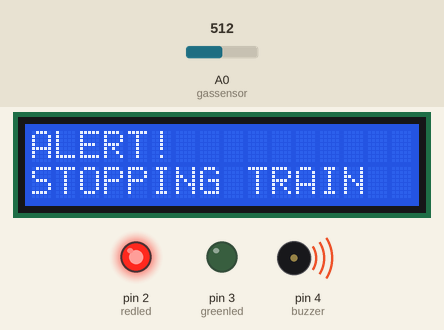
The sketch below on a simulated Arduino Uno, built with avr-gcc and run on an emulated ATmega328P. Shown: 16×2 character LCD, output pins drawn as LEDs (lit = HIGH), buzzer (waves = sounding). Inputs (shaded band) come from the test bench; at power-on: A0 (gassensor) = 512. What the sketch prints to the serial monitor is not drawn.

Above: at 1.2 s.
1.3 s: A0 (gassensor) set to 490
At 2.5 s:
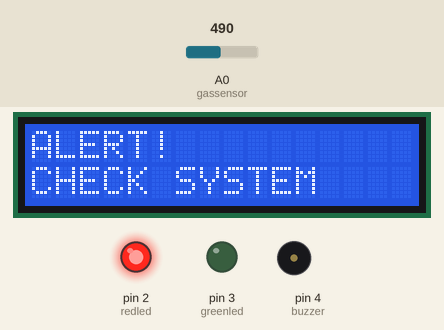
5.4 s: A0 (gassensor) set to 368
7.5 s: A0 (gassensor) set to 342
At 9.3 s:
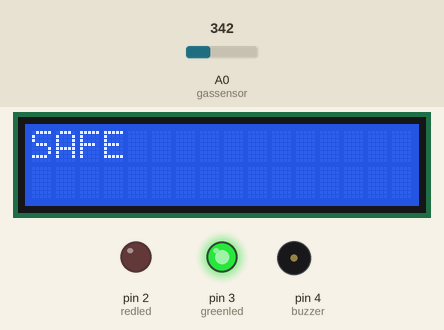
9.6 s: A0 (gassensor) set to 510
At 11.2 s:
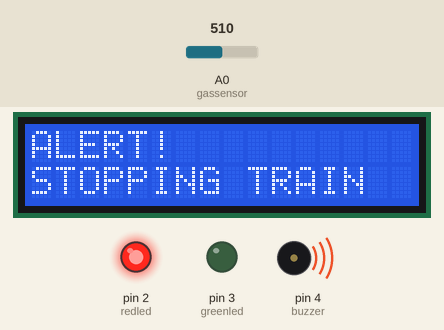
11.6 s: A0 (gassensor) set to 306
At 13.1 s:
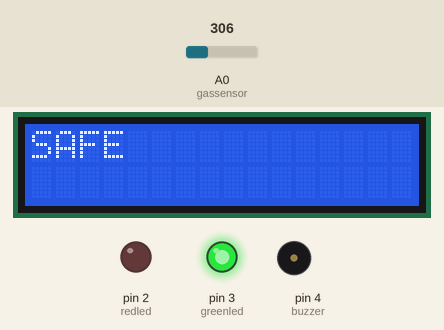
Timing chart, 0 to 14.6 s (numbered marks = the images above; inputs shaded):
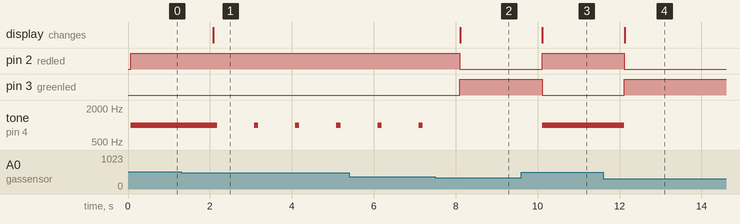

Measured:
- the behaviour switches between 501 and 500 on A0 (gassensor) (found by bisection; images 0 and 1)
- the behaviour switches between 351 and 350 on A0 (gassensor) (found by bisection; images 1 and 2)
- after the input at 1.3 s, tone on pin 4 (buzzer): alternates 1000 Hz for 0.10 s and silent for 0.91 s, starting after 0.87 s; the display: changes after 0.78 s (image 1)
- after the input at 7.5 s, pin 2 (redled): HIGH → LOW after 0.60 s; pin 3 (greenled): LOW → HIGH after 0.60 s; tone on pin 4 (buzzer): stops changing and stays silent; the display: changes after 0.61 s (image 2)
- after the input at 9.6 s, pin 2 (redled): LOW → HIGH after 0.51 s; pin 3 (greenled): HIGH → LOW after 0.51 s; tone on pin 4 (buzzer): silent → 1000 Hz after 0.51 s; the display: changes after 0.51 s (image 3)
- after the input at 11.6 s, pin 2 (redled): HIGH → LOW after 0.52 s; pin 3 (greenled): LOW → HIGH after 0.52 s; tone on pin 4 (buzzer): 1000 Hz → silent after 0.52 s; the display: changes after 0.52 s (image 4)

The sketch:

gas_detection.ino
```cpp
#include <LiquidCrystal.h>
LiquidCrystal lcd(5,6,8,9,10,11);

int redled = 2;
int greenled = 3;
int buzzer = 4;
int gassensor = A0;
int sensorThresh = 500;

void setup()
{
pinMode(redled, OUTPUT);
pinMode(greenled,OUTPUT);
pinMode(buzzer,OUTPUT);
pinMode(gassensor,INPUT);
Serial.begin(9600);
lcd.begin(16,2);
}

void loop()
{
  int smoke = analogRead(gassensor);
  Serial.print(smoke);
  if(smoke>sensorThresh)
  {
    digitalWrite(redled,HIGH);
    digitalWrite(greenled,LOW);
    tone(buzzer,1000,0);
    lcd.clear();
    lcd.print("ALERT!");
    lcd.setCursor(0,1);
    lcd.print("STOPPING TRAIN");
    delay(1000);
  }
  else if(smoke>0.7*sensorThresh)
  {
    digitalWrite(redled,HIGH);
    digitalWrite(greenled,LOW);
    tone(buzzer,1000,100);
    lcd.clear();
    lcd.print("ALERT!");
    lcd.setCursor(0,1);
    lcd.print("CHECK SYSTEM");
    delay(1000);


  }

  else
  {
    digitalWrite(greenled,HIGH);
    digitalWrite(redled,LOW);
    noTone(buzzer);
    lcd.clear();
    lcd.print("SAFE");
    delay(1000);

  }

}
```
